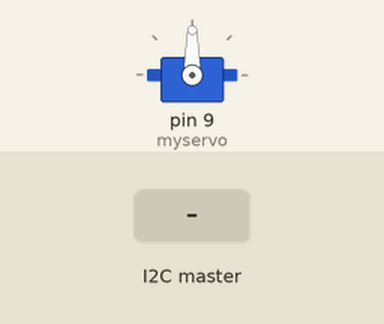
The sketch below on a simulated Arduino Uno, built with avr-gcc and run on an emulated ATmega328P. Parts: servo. The test bench sets the inputs (shaded band).

Above: at 1.2 s.
1.3 s: the I2C master sends the byte 1
At 2.5 s:
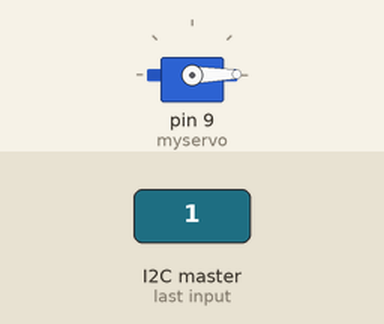
2.8 s: the I2C master sends the byte 200
At 3.9 s:
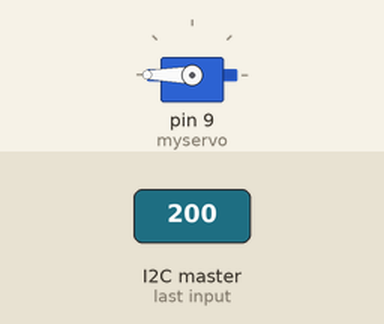
4.3 s: the I2C master sends the byte 90
At 5.0 s:
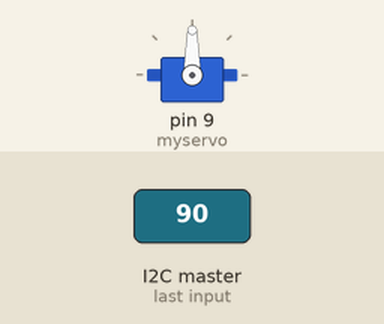
Timing chart, 0 to 7.3 s (numbered marks = the images above; inputs shaded):
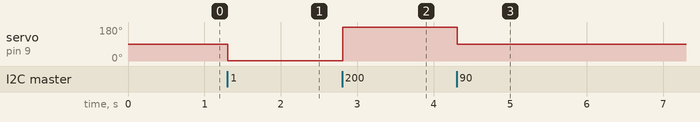

Measured:
- after the input at 1.3 s, servo on pin 9 (myservo): 90° → 1° at once
- after the input at 2.8 s, servo on pin 9 (myservo): 1° → 180° at once
- after the input at 4.3 s, servo on pin 9 (myservo): 180° → 90° at once

The sketch:

_1214-3.ino
```cpp
// 使用可變電阻控制 Servo 的旋轉角度
// by Michal Rinott <http://people.interaction-ivrea.it/m.rinott>

// 引用 Servo Library
#include <Servo.h>
#include <Wire.h>
// 建立一個 Servo 物件
Servo myservo;
// 儲存旋轉角度的變數
int val;

void setup()
{
  Wire.begin(8);
  Wire.onReceive(receiveEvent);
  myservo.attach(9);  // Servo 接在 pin 9
}

void loop()
{
  delay(15);                           // 等待 Servo 旋轉指定的位置
}

void receiveEvent(int howmany){
  val = Wire.read();
  myservo.write(val);                  // 設定 Servo 旋轉角度
  delay(15);                           // 等待 Servo 旋轉指定的位置
}
```
